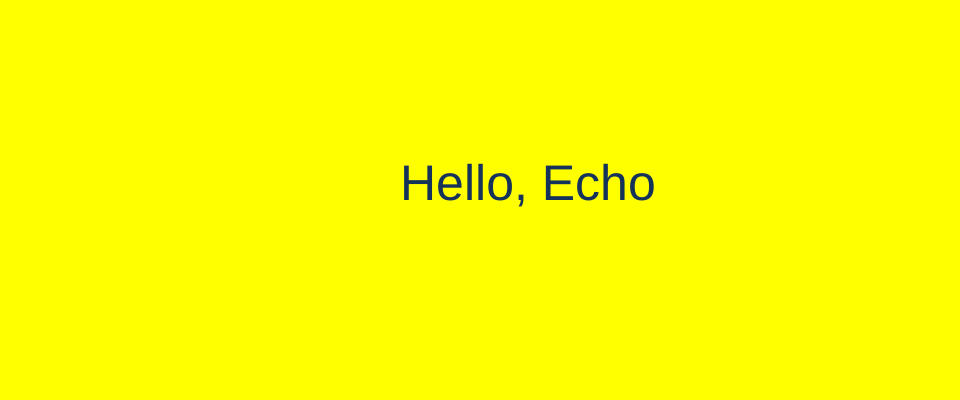
Frame 1 (no input)
Frame 60 (no input): identical to frame 1, image omitted
Frame 120 (the mouse pressed at the canvas centre since frame 60): identical to frame 1, image omitted

The p5.js sketch that drew this single still picture (run headless with seeded random() and noise() and a simulated clock; from frame 60 on, the mouse is pressed at the canvas centre):

// p5.js sketch
// ── sketch.js
function setup() {
  createCanvas(960, 400);
}

function draw() {
  background('yellow');
  fill(20, 204, 50);
  textSize(50);
  fill(20, 50, 90);
  text('Hello, Echo', 400, 200);
}
